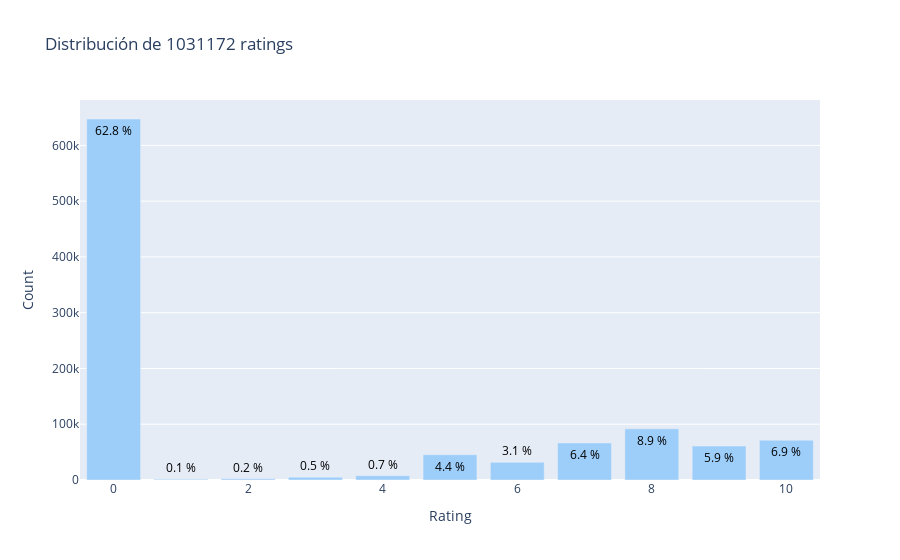

Notebook code for this chart:
### Code cell
from plotly.offline import init_notebook_mode, plot, iplot
import plotly.graph_objs as go
init_notebook_mode(connected=True)
clrs = 'rgb(157,205,249)'
data =books['rating'].value_counts().sort_index(ascending=False)
trace = go.Bar(x = data.index,
               text = ['{:.1f} %'.format(val) for val in (data.values / books.shape[0] * 100)],
               textposition = 'auto',
               textfont = dict(color = '#000000'),
               y = data.values,
               marker=dict(color=clrs)
               )
# Create layout
layout = dict(title = 'Distribución de {} ratings'.format(books.shape[0]),
              xaxis = dict(title = 'Rating'),
              yaxis = dict(title = 'Count'))
# Create plot
fig = go.Figure(data=[trace], layout=layout)
iplot(fig)

### Figure 1 — Plotly figure (JSON) as saved in the notebook; plotly's stock layout.template omitted (floating-point values rounded to 4 significant figures)
{"data": [{"marker": {"color": "rgb(157,205,249)"}, "text": ["6.9 %", "5.9 %", "8.9 %", "6.4 %", "3.1 %", "4.4 %", "0.7 %", "0.5 %", "0.2 %", "0.1 %", "62.8 %"], "textfont": {"color": "#000000"}, "textposition": "auto", "type": "bar", "x": [10, 9, 8, 7, 6, 5, 4, 3, 2, 1, 0], "y": [71227, 60778, 91805, 66404, 31689, 45355, 7617, 5118, 2375, 1481, 647323]}], "layout": {"title": {"text": "Distribución de 1031172 ratings"}, "xaxis": {"title": {"text": "Rating"}}, "yaxis": {"title": {"text": "Count"}}}}
